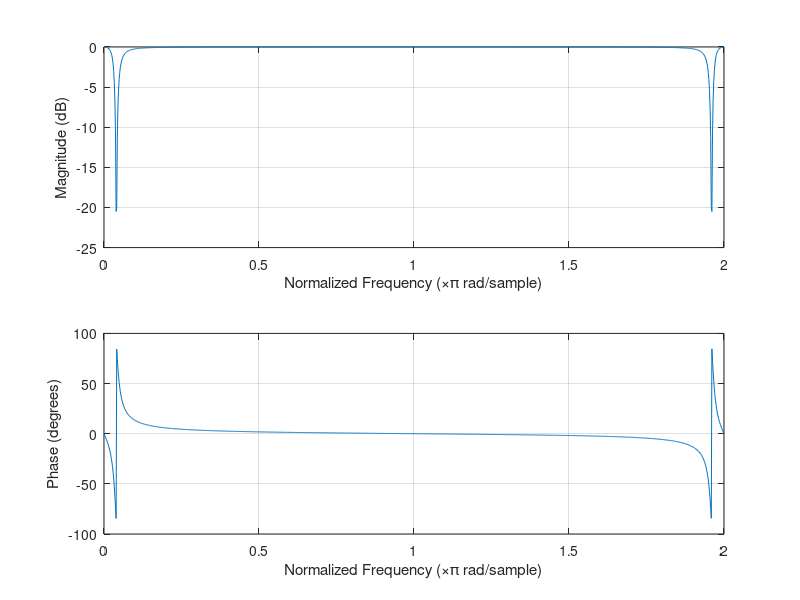
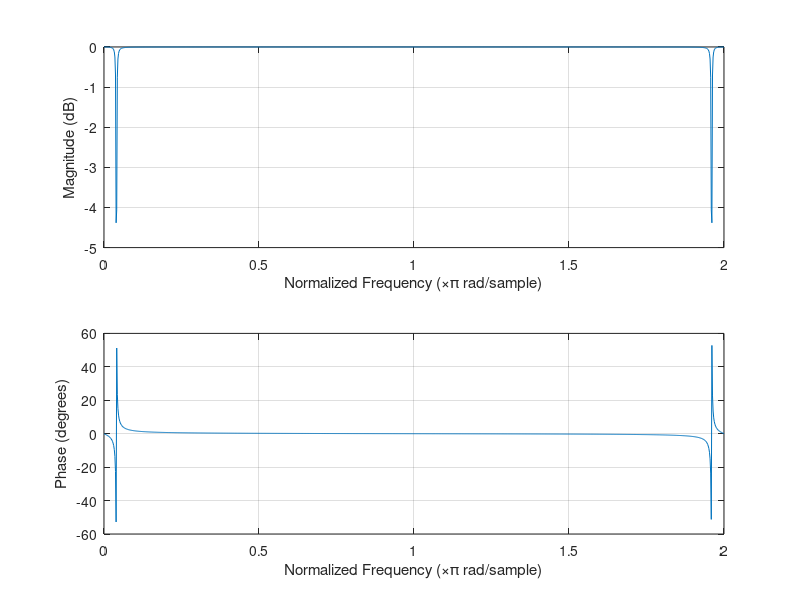

MATLAB code for these plots, in order: (Note: this script raises an error after producing the figures.)
close all;
clear;
clc;

%%
% H1:
b1 = [0.969531, -1.923772, 0.969531];
a1 = [1, -1.923772, 0.939063];

% H2:
b2 = [0.996088, -1.976468, 0.996088];
a2 = [1, -1.976468, 0.992177];

fs = 400;
%% 3-2-a
% H1:
figure('name', 'H1 response')
freqz(b1,a1,1024,'whole');
% H2:
figure('name', 'H2 response')
freqz(b2,a2,1024,'whole');

% Canonical Presentation
csys1 = canon(filt(b1 , a1),'companion')
csys2 = canon(filt(b2 , a2),'companion')

%% 3.2.b
N = 10e4;
n = 0:N;
x_step = ones(1, N + 1);

% H1
y_step = filter(b1, a1, x_step);

figure('Name', 'Step Response');
plot(n, y_step, "LineWidth", 1.5);
title("Step Response of Filter H1 in Time Domain");
xlabel("n");
ylabel("Amplitude");
xlim([0 1000]);
grid on;

settling_time_value = find(abs(y_step - y_step(end)) >= 0.01, 1, 'last') + 1;
fprintf("Setteling sample (H1): %d\n", settling_time_value);

% H2
y_step = filter(b2, a2, x_step);

figure('Name', 'Step Response');
plot(n, y_step, "LineWidth", 1.5);
title("Step Response of Filter H2 in Time Domain");
xlabel("n");
ylabel("Amplitude");
xlim([0 1000]);
grid on;

settling_time_value = find(abs(y_step - y_step(end)) >= 0.01, 1, 'last') + 1;
fprintf("Setteling sample (H2): %d\n", settling_time_value);
%% 3.2.c
f = [4, 8 ,12];
fs = 400;

t1 = 0:(1/fs):(2-1/fs);
t2 = 2:(1/fs):(4-1/fs);
t3 = 4:(1/fs):(6-1/fs);
x = [cos(2*pi*f(1)*t1),cos(2*pi*f(2)*t2),cos(2*pi*f(3)*t3)];

% H1:
figure('Name', 'H1');
subplot(2,1,1);
plot(x, "LineWidth", 1.5);
title("Input signal");
xlabel("n");
ylabel("Amplitude");
grid on;

y1 = filter(b1, a1, x);
subplot(2,1,2);
plot(y1, "LineWidth", 1.5);
title("Filtered Output (H1)");
xlabel("n");
ylabel("Amplitude");
grid on;

% H2:
figure('Name', 'H2');
subplot(2,1,1);
plot(x, "LineWidth", 1.5);
title("Input signal");
xlabel("n");
ylabel("Amplitude");
grid on;

y2 = filter(b2, a2, x);
subplot(2,1,2);
plot(y2, "LineWidth", 1.5);
title("Filtered Output (H2)");
xlabel("n");
ylabel("Amplitude");
grid on;

%% 3.2.d
fs  = 400;
Nf = 4096;
[h1, w1] = freqz(b1, a1, Nf);
[h2, w2] = freqz(b2, a2, Nf);

w1 = w1./pi.*fs./2;
w2 = w2./pi.*fs./2;

% H1
i4 = find(abs(w1-4) < 0.02);
h1g4 = abs(h1(i4(1))) % 4Hz gain of H1

i8 = find(abs(w1-8) < 0.02);
h1g8 = abs(h1(i8(1))) % 8Hz gain of H1

i12 = find(abs(w1-12) < 0.02);
h1g12 = abs(h1(i12(1))) % 12Hz gain of H1

% H2
i4 = find(abs(w2-4) < 0.02);
h2g4 = abs(h2(i4(1))) % 4Hz gain of H2

i8 = find(abs(w2-8) < 0.02);
h2g8 = abs(h2(i8(1))) % 8Hz gain of H2

i12 = find(abs(w2-12) < 0.02);
h2g12 = abs(h2(i12(1))) % 12Hz gain of H2


% Plotting Settling Times
[peaksH1_value, peaksH1_index] = findpeaks(y1);
[peaksH2_value, peaksH2_index] = findpeaks(y2);

% H1 Settling Times
figure('name', 'Settling Times for H1');
plot(y1);
i=1;
sections = [0,2,4].*fs; % Start of signal sections
freqs = [4,8,12];
current_section = 1;
for delta_g=peaksH1_value(2:end) - peaksH1_value(1:end-1) % Calculating changes
       if (peaksH1_index(i) < sections(current_section)) % Skip other samples if settled one is already found
           i = i + 1;
           if (i > length(peaksH1_index))
               break
           end
           continue;
       end
       if (abs(delta_g) < 0.01) % Assumming that when the peaks value dont fluctuate as much, the output is settled
           xline(peaksH1_index(i),'--',{'Settling Time', peaksH1_index(i) * (1/fs) - sections(current_section)/fs});
           fprintf("H1, Settling amplitude for f=%.0f: %.2f\n", freqs(current_section), y1(peaksH1_index(i)));
           current_section = current_section + 1; % Move on to next section when first settling point is found
           if (current_section > length(sections))
               break
           end
       end
       i=i+1;
end

% H2 Settling Times
figure('name', 'Settling Times for H2');
plot(y2);
i=1;
sections = [0,2,4].*fs; % Start of signal sections
current_section = 1;
for delta_g=peaksH2_value(2:end) - peaksH2_value(1:end-1) % Calculating changes
       if (peaksH2_index(i) < sections(current_section)) % Skip other samples if settled one is already found
           i = i + 1;
           if (i > length(peaksH2_index))
               break
           end
           continue;
       end
       if (abs(delta_g) < 0.01) % Assumming that when the peak values don't fluctuate as much, the output has settled
           xline(peaksH2_index(i),'--',{'Settling Time', peaksH2_index(i) * (1/fs) - sections(current_section)/fs});
           fprintf("H2, Settling amplitude for f=%.0f: %.2f\n", freqs(current_section), y2(peaksH2_index(i)));
           current_section = current_section + 1; % Move on to next section when first settling point is found
           if (current_section > length(sections))
               break
           end
       end
       i=i+1;
end


% Comparing Settlign Time with stepinfo nswer
sih1 = stepinfo(filt(b1,a1),'SettlingTimeThreshold',0.01); %Step Info H1
sih2 = stepinfo(filt(b2,a2),'SettlingTimeThreshold',0.01); %Step Info H2

fprintf("Settling time from stepinfo for H1:%d\n", sih1.SettlingTime);
fprintf("Settling time from stepinfo for H2:%d\n", sih2.SettlingTime);

%% 3.2.f-g
fs  = 400;
Nf = 4096;
[h1, w1] = freqz(b1, a1, Nf);
[h2, w2] = freqz(b2, a2, Nf);

% Plotting frequency response of H1 and H2
figure('name', "Notch Filter Responses")
plot(w1/pi*fs/2, abs(h1), 'LineWidth', 1.5);
xlim([0, 20]);
grid on;
xlabel('freq'); 
ylabel('|H(f)|'); 
hold on;
title('Frequency Responses of H1 and H2');
plot(w2/pi*fs/2, abs(h2), '--', 'LineWidth', 1.5);

% Finding section of array which resides in the bandwidth of response
bw1 = find(abs(abs(h1) - .5^.5*max(abs(h1))) < 0.02);
bw2 = find(abs(abs(h2) - .5^.5*max(abs(h2))) < 0.02);

fli1 = bw1(1); % F_l_1 index
fhi1 = bw1(end); % F_h_1 index

fli2 = bw2(1); % F_l_2 index
fhi2 = bw2(end); % F_h_2 index

plot(w1(fli1)/pi*fs/2, abs(h1(fli1)), 'ro', 'LineWidth', 1.5);
plot(w1(fhi1)/pi*fs/2, abs(h1(fhi1)), 'ro', 'LineWidth', 1.5);

plot(w2(fli2)/pi*fs/2, abs(h2(fli2)), 'ko', 'LineWidth', 1.5);
plot(w2(fhi2)/pi*fs/2, abs(h2(fhi2)), 'ko', 'LineWidth', 1.5);


legend('H1(f) Δf = 4', 'H2(f) Δf = 0.5','fL_1','fH_1','fL_2','fH_2', 'Location','best');

fprintf("H1:\nFh-Fl=%f\n\nH2:\nFh-Fl=%f\n", (fhi1-fli1)*(fs/Nf/2), (fhi2-fli2)*(fs/Nf/2))